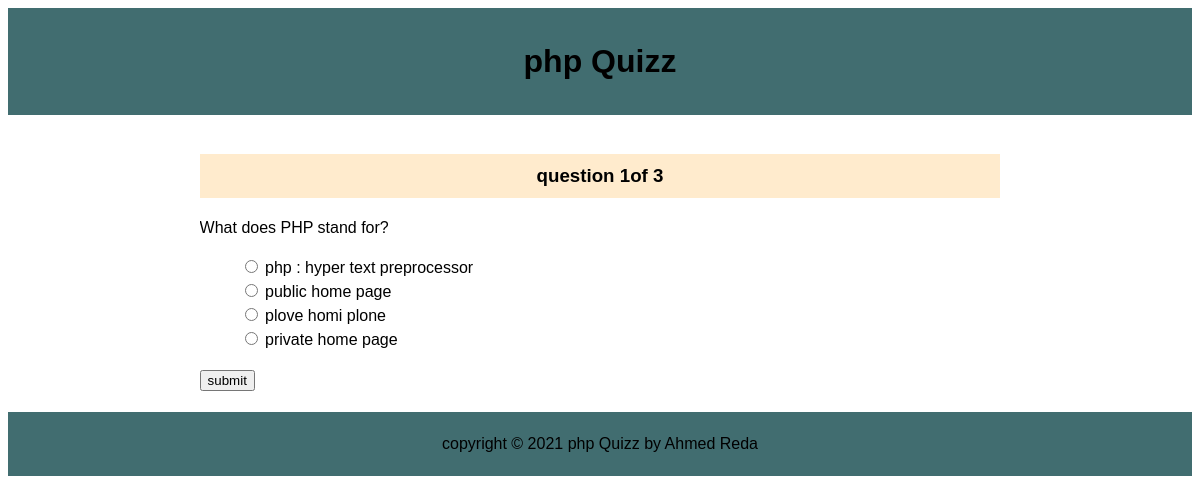
The page /quizzer/question.php?n=1 on the database its author committed.
### tables this page shows
CREATE TABLE `questions` (
  `qs_id` int(100) NOT NULL,
  `qs` text NOT NULL
);

CREATE TABLE `choices` (
  `id` int(100) NOT NULL,
  `qs_num` int(100) NOT NULL,
  `is_correct` tinyint(1) NOT NULL DEFAULT 0,
  `text` text NOT NULL
);

### quizzer/question.php (the view, shortened to what this page needs)
<?php  include "db.php" ;?>
<?php
$num = (int)$_GET['n']  ;
$query = "SELECT * FROM `questions` WHERE qs_id = $num" ;
$res = mysqli_query($con, $query) ;
$qs = mysqli_fetch_assoc($res);
$query = "SELECT * FROM `choices` WHERE qs_num = $num" ;
$res = mysqli_query($con, $query) ;
$query = "SELECT * FROM `questions` " ;
$rese = mysqli_query($con, $query) ;
$total = $rese->num_rows;
?>
<!DOCTYPE html>
<html lang="en">
<head>
	<link rel="stylesheet" href="css/style.css">
</head>
<body>
<header>
<div class="container">
<h1>php Quizz</h1>
</div>
</header>
<main>
<div class="container">
<h3 class = "current"> question <?php echo $num."of ".$total ; ?>  </h3>
<p class="question"><?php echo $qs['qs'] ;  ?> </p>
<form action="process.php" method="post">
 <ul>
     <?php while($choices = mysqli_fetch_assoc($res)) : ?>
<li> <input type="radio" name="choice" value="<?php echo $choices['id'] ?>"> <?php echo $choices['text'] ?> </li>
        <?php endwhile ; ?>
 </ul>
 <input type="submit" value="submit">
</form>
</div>
</main>
<footer>
<div class="container">
copyright &copy; 2021 php Quizz by Ahmed Reda
</div>
</footer>
</body>
</html>

### quizzer/css/style.css (style rules this page uses)
body { font-family: Arial, Helvetica, sans-serif; line-height: 1.5em; }
.container { width: 70%; margin: 0 auto; overflow: auto; }
li { list-style: none; }
header,footer { background-color: #416d70; text-align: center; padding: 20px; }
main { padding: 20px ; }
.current { text-align: center; background-color: blanchedalmond; padding: 10px 20px; }

### rows shown on the page
questions: qs "What does PHP stand for?"
choices: text "php : hyper text preprocessor"
choices: text "public home page"
choices: text "plove homi plone"
choices: text "private home page"

### other values the page prints
$num "1"
$total "3"
